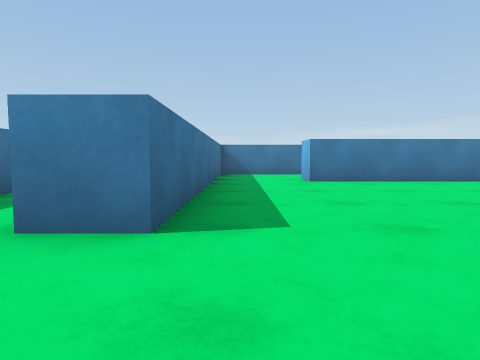
[1] (above)

24 first-person views from a walk through a 3-D level made in the Unity game engine. The camera is 0.55 m above the floor, tilts 4° down and sees 75° across. The floor is counted in squares, 1 m on a side. Each view is taken from the middle of a square. On the plan, view 1 faces up. The plan holds only what a view shows up to about 9 squares ahead; the rest is blank. The player character is not drawn.

[2]
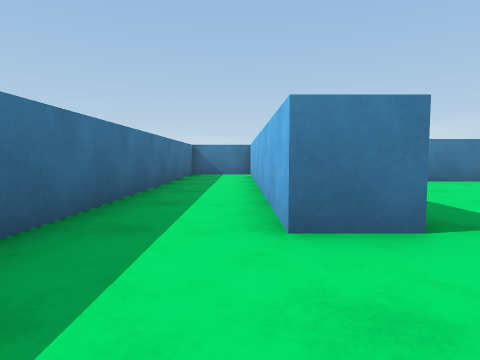

[3]
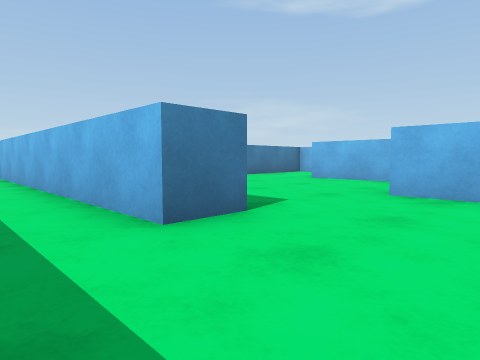

[4]
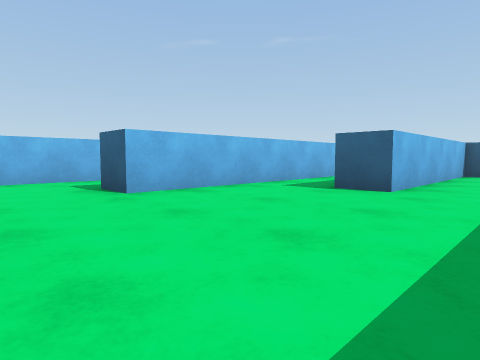

[5]
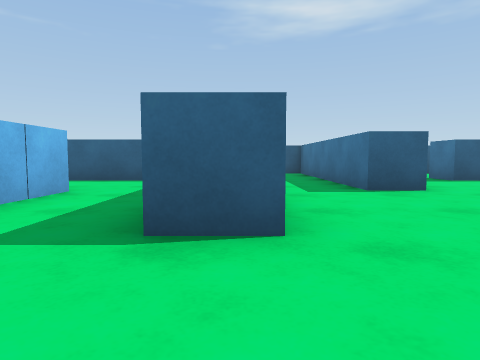

[6]
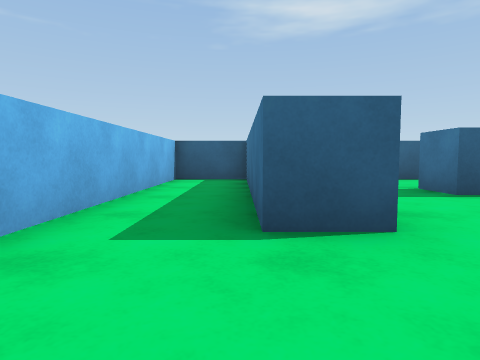

[7]
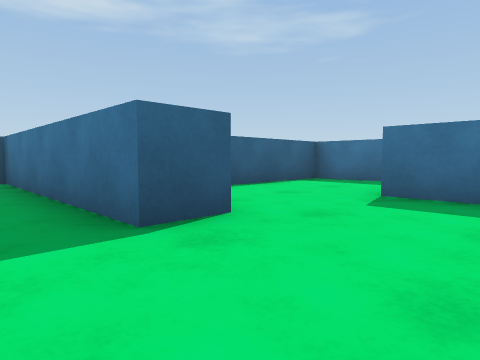

[8]
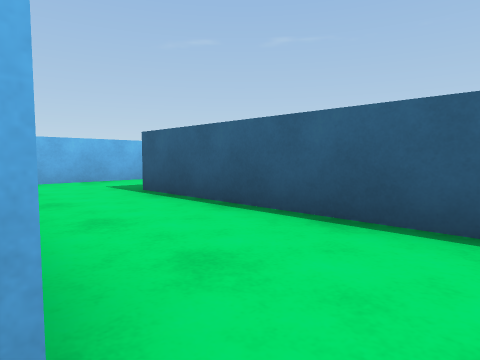

[9]
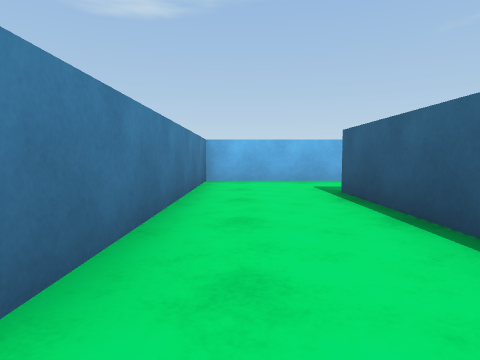

[10]
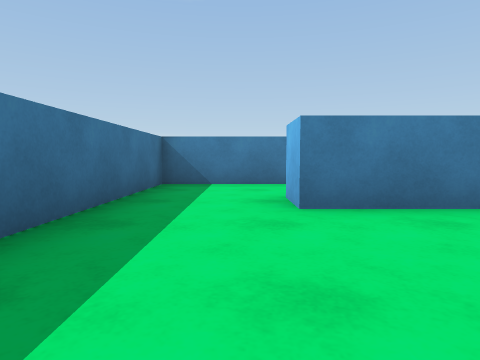

[11]
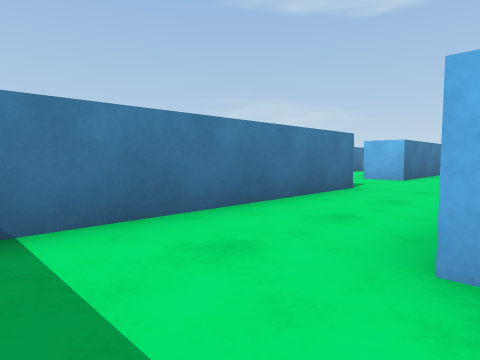

[12]
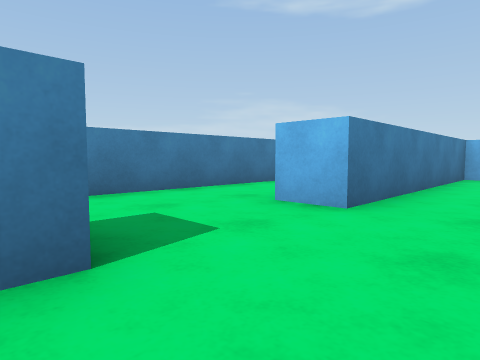

[13]
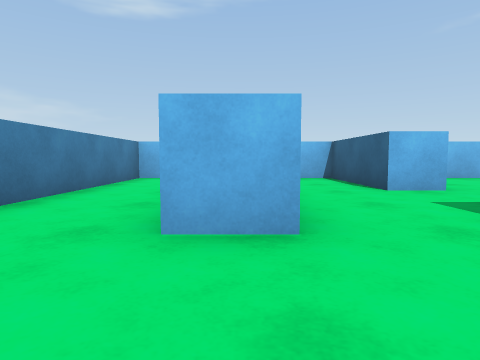

[14]
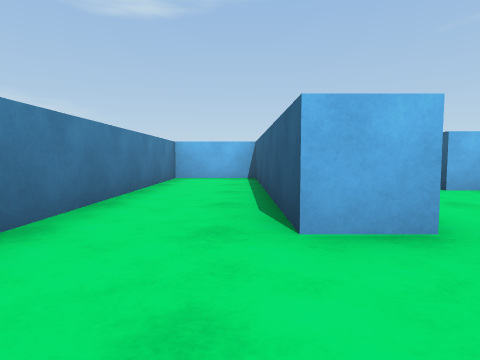

[15]
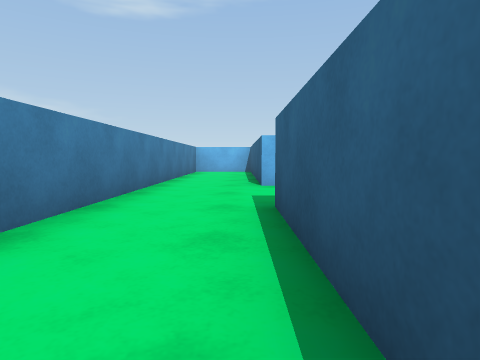

[16]
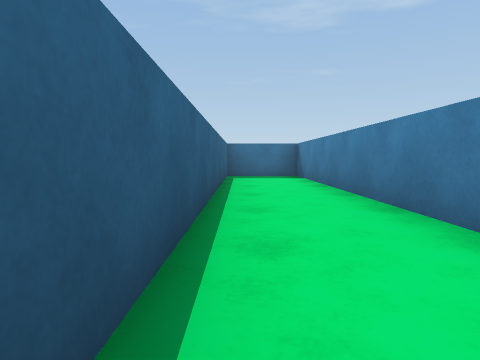

[17]
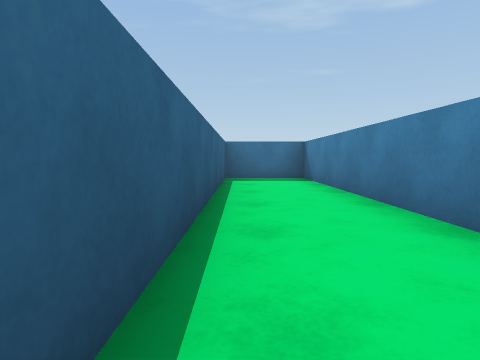

[18]
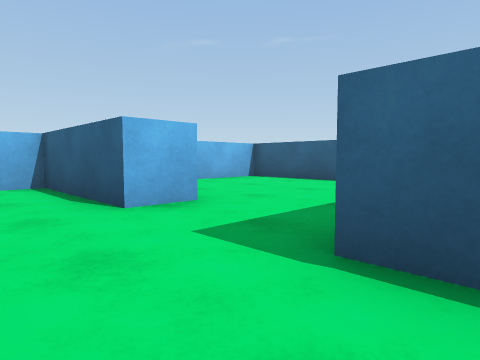

[19]
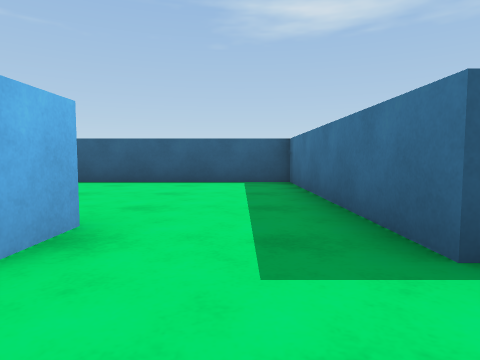

[20]
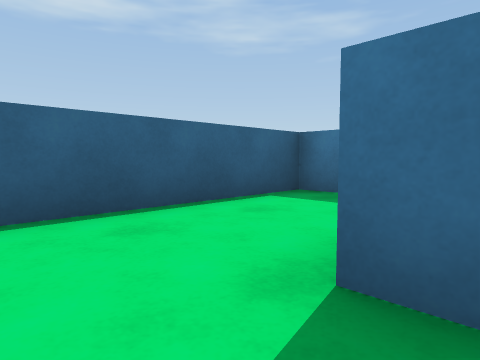

[21]
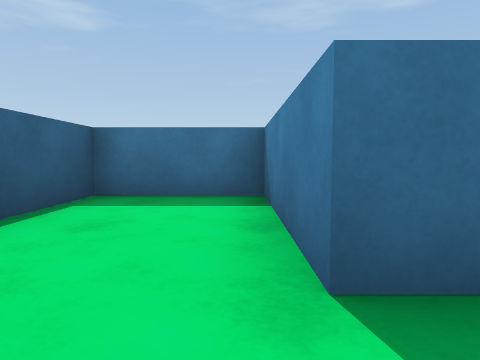

[22]
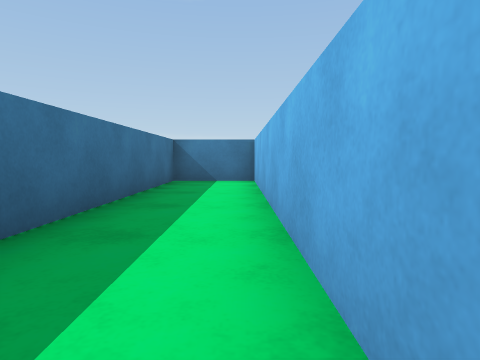

[23]
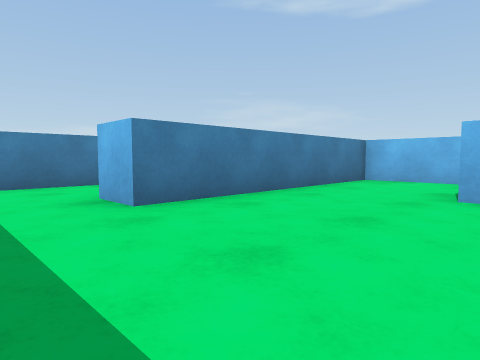

[24]
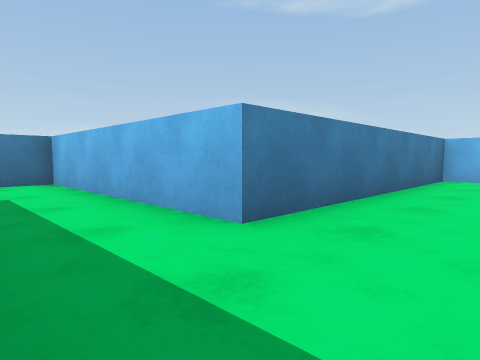

### Floor plan
Points are (right, up) in squares from view 1. A wall is a line through its corners. A room is listed if a view was taken in it or the views show most of it. See-through windows are left out.
Room 1 (views 1, 2, 3, 4, 5, 6, 7, 8, 9, 10, 20, 22, 23, 24)
walls: (1.8, -1.4) (1.8, 1.7) (2.8, 1.7) (2.8, -4.1) (4.7, -4.1) (4.7, 4.8) (5.8, 4.8); (7.2, -0.6) (12.1, -0.6); (-0.6, 7.4) (-0.6, 2.2) (-1.6, 2.2) (-1.6, 10.6) (-3.6, 10.6) (-3.6, -0.6) (-0.2, -0.6) (-0.2, -1.6); (14.6, -0.6) (14.6, 1.8) (7.8, 1.8) (7.8, 7.4) (1.6, 7.4)
ways out: opening at (0.5, 8) to room 2; opening at (0.5, -1) to room 4; opening at (13.5, -1)
Room 2 (views 11, 12, 13, 14, 15, 16, 17, 18)
walls: (5.6, 10.6) (-0.6, 10.6) (-0.6, 7.4); (8.2, 10.6) (8.2, 11.6) (14.6, 11.6) (14.6, 13.8) (-3.6, 13.8) (-3.6, 11.6) (5.6, 11.6); (8.1, 8.4) (8.8, 8.4); (1.6, 7.4) (1.6, 8.4)
ways out: opening at (0.5, 8) to room 1; opening at (9, 9.5) to room 3
Room 3 (view 19)
walls: (11.3, 7.4) (11.3, 8.4) (14.6, 8.4) (14.6, 10.6) (8.2, 10.6); (8.8, 8.4) (8.8, 7.4)
ways out: opening at (9, 9.5) to room 2; opening at (10.5, 8) to room 5
Room 4 (view 21)
walls: (-0.2, -1.6) (-3.6, -1.6) (-3.6, -4.1) (1.8, -4.1) (1.8, -1.4)
ways out: opening at (0.5, -1) to room 1
Room 5 (no view inside)
walls: (14.6, 3.8) (14.6, 5.4); (8.8, 7.4) (8.8, 2.8) (13.8, 2.8)
ways out: opening at (10.5, 8) to room 3

Positions as (right, up) in squares from view 1, and headings:
1: (0, 0), facing up
2: (-2, 0), facing up
3: (-3, 0), facing up-right
4: (0, 7), facing down-right
5: (5, 7), facing down
6: (3, 4), facing down
7: (4, 4), facing down-left
8: (7, 2), facing down-right
9: (7, 1), facing right
10: (1, 4), facing up
11: (0, 8), facing up-right
12: (5, 9), facing up-right
13: (6, 11), facing right
14: (6, 12), facing right
15: (2, 12), facing right
16: (6, 12), facing left
17: (5, 12), facing left
18: (8, 10), facing down-right
19: (10, 10), facing down
20: (1, -1), facing down-left
21: (1, -2), facing left
22: (-2, 3), facing up
23: (0, 4), facing up-right
24: (6, 0), facing up-right
